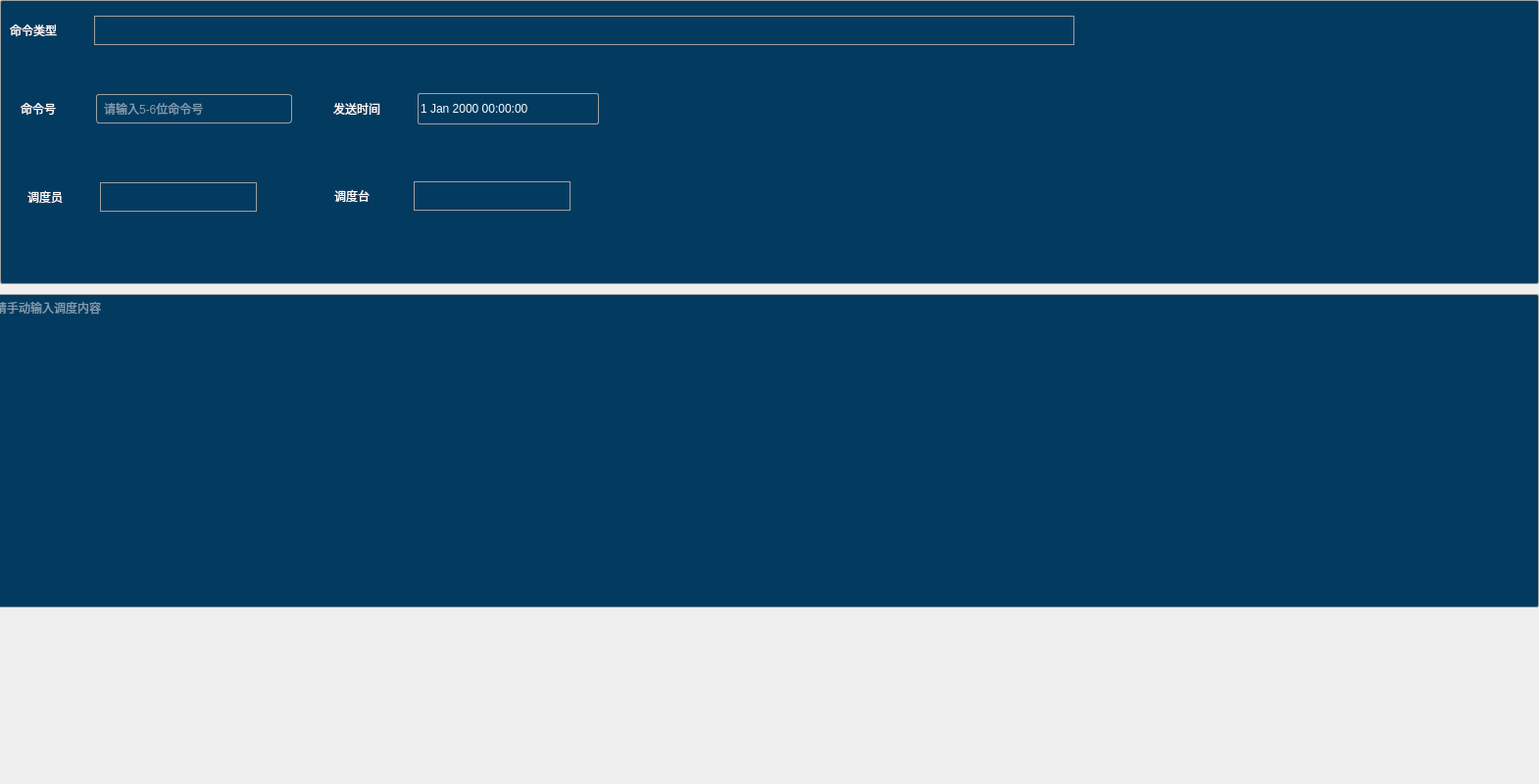
<?xml version="1.0" encoding="UTF-8"?>
<ui version="4.0">
 <class>ddml_ddlg</class>
 <widget class="QWidget" name="ddml_ddlg">
  <property name="geometry">
   <rect>
    <x>0</x>
    <y>0</y>
    <width>1570</width>
    <height>800</height>
   </rect>
  </property>
  <property name="sizePolicy">
   <sizepolicy hsizetype="Expanding" vsizetype="Preferred">
    <horstretch>0</horstretch>
    <verstretch>0</verstretch>
   </sizepolicy>
  </property>
  <property name="minimumSize">
   <size>
    <width>1570</width>
    <height>800</height>
   </size>
  </property>
  <property name="maximumSize">
   <size>
    <width>1570</width>
    <height>800</height>
   </size>
  </property>
  <property name="windowTitle">
   <string>Form</string>
  </property>
  <property name="styleSheet">
   <string notr="true">QLabel{
	
	color: rgb(255, 255, 255);

}

QDateTimeEdit{
	
	color: rgb(255, 255, 255);
}
QComboBox{
	color: rgb(255, 255, 255);
	font: 14pt &quot;黑体&quot;;
	border: 1px solid #A0A0A0; /* 边框宽度为1px，颜色为#A0A0A0 */
	
	background-color: rgba(3, 59, 96, 10);
}
QComboBox::down-arrow {

image:url(:/new/jsj/rc/新增/下拉箭头.png);

 }

 QComboBox::drop-down {

     border:none;

 padding-right:4px;

 }
QLineEdit{
border: 1px solid #A0A0A0; /* 边框宽度为1px，颜色为#A0A0A0 */

	border-radius: 3px; /* 边框圆角 */
	padding-left: 5px; /* 文本距离左边界有5px */

font: 14pt &quot;黑体&quot;;
background-color: rgba(3, 59, 96, 80);
	color: rgb(255, 255, 255);
}</string>
  </property>
  <widget class="QGroupBox" name="groupBox">
   <property name="geometry">
    <rect>
     <x>0</x>
     <y>0</y>
     <width>1570</width>
     <height>290</height>
    </rect>
   </property>
   <property name="minimumSize">
    <size>
     <width>1570</width>
     <height>290</height>
    </size>
   </property>
   <property name="maximumSize">
    <size>
     <width>1560</width>
     <height>290</height>
    </size>
   </property>
   <property name="styleSheet">
    <string notr="true">QGroupBox#groupBox{


	border-radius: 2px; /* 边框圆角 */
border: 1px solid #A0A0A0; /* 边框宽度为1px，颜色为#A0A0A0 */
font: 14pt &quot;黑体&quot;;
color: rgb(255, 255, 255);
	background-color: rgba(3, 59, 96);
}</string>
   </property>
   <property name="title">
    <string/>
   </property>
   <widget class="QWidget" name="layoutWidget">
    <property name="geometry">
     <rect>
      <x>10</x>
      <y>10</y>
      <width>1414</width>
      <height>42</height>
     </rect>
    </property>
    <layout class="QHBoxLayout" name="horizontalLayout">
     <item>
      <widget class="QLabel" name="label">
       <property name="minimumSize">
        <size>
         <width>80</width>
         <height>40</height>
        </size>
       </property>
       <property name="maximumSize">
        <size>
         <width>80</width>
         <height>40</height>
        </size>
       </property>
       <property name="styleSheet">
        <string notr="true">font: 14pt &quot;黑体&quot;;</string>
       </property>
       <property name="text">
        <string>命令类型</string>
       </property>
      </widget>
     </item>
     <item>
      <widget class="QComboBox" name="ml_type_Combo">
       <property name="sizePolicy">
        <sizepolicy hsizetype="Fixed" vsizetype="Fixed">
         <horstretch>0</horstretch>
         <verstretch>0</verstretch>
        </sizepolicy>
       </property>
       <property name="minimumSize">
        <size>
         <width>1000</width>
         <height>30</height>
        </size>
       </property>
       <property name="maximumSize">
        <size>
         <width>1000</width>
         <height>30</height>
        </size>
       </property>
       <property name="styleSheet">
        <string notr="true">QComboBox{
font: 14pt &quot;黑体&quot;;
	border: 1px solid #A0A0A0; /* 边框宽度为1px，颜色为#A0A0A0 */
}
QComboBox::down-arrow {

image:url(:/new/jsj/rc/新增/下拉箭头.png);

 }

 QComboBox::drop-down {

     border:none;

 padding-right:4px;

 }

QComboBox QAbstractItemView{

  outline:0px;

color:rgb(220,220,220);

background-color:rgb(37,86,159);

border:1px solid rgba(143,211,249,127);

border-bottom-right-radius:4px;

border-bottom-left-radius:4px;

 }

QComboBox QAbstractItemView::item{

height:26px;

background-color:rgba(143,211,249,38);

 }

 QComboBox QAbstractItemView::item:selected{

background-color:rgb(26,138,219);
 }
font: 14pt &quot;黑体&quot;;</string>
       </property>
       <property name="sizeAdjustPolicy">
        <enum>QComboBox::AdjustToMinimumContentsLength</enum>
       </property>
      </widget>
     </item>
     <item>
      <spacer name="horizontalSpacer_6">
       <property name="orientation">
        <enum>Qt::Horizontal</enum>
       </property>
       <property name="sizeType">
        <enum>QSizePolicy::Maximum</enum>
       </property>
       <property name="sizeHint" stdset="0">
        <size>
         <width>1300</width>
         <height>20</height>
        </size>
       </property>
      </spacer>
     </item>
    </layout>
   </widget>
   <widget class="QWidget" name="layoutWidget">
    <property name="geometry">
     <rect>
      <x>340</x>
      <y>90</y>
      <width>301</width>
      <height>42</height>
     </rect>
    </property>
    <layout class="QHBoxLayout" name="horizontalLayout_3">
     <item>
      <widget class="QLabel" name="label_3">
       <property name="minimumSize">
        <size>
         <width>80</width>
         <height>40</height>
        </size>
       </property>
       <property name="maximumSize">
        <size>
         <width>80</width>
         <height>40</height>
        </size>
       </property>
       <property name="styleSheet">
        <string notr="true">font: 14pt &quot;黑体&quot;;</string>
       </property>
       <property name="text">
        <string>发送时间</string>
       </property>
      </widget>
     </item>
     <item>
      <widget class="QDateTimeEdit" name="ml_Send_Time">
       <property name="minimumSize">
        <size>
         <width>185</width>
         <height>32</height>
        </size>
       </property>
       <property name="maximumSize">
        <size>
         <width>185</width>
         <height>32</height>
        </size>
       </property>
       <property name="styleSheet">
        <string notr="true">QDateTimeEdit{
font: 14pt &quot;黑体&quot;;
background:transparent;

border:1px solid #A0A0A0;

border-radius:2px;

min-height:30px;

max-height:30px;

}
</string>
       </property>
      </widget>
     </item>
     <item>
      <spacer name="horizontalSpacer">
       <property name="orientation">
        <enum>Qt::Horizontal</enum>
       </property>
       <property name="sizeHint" stdset="0">
        <size>
         <width>40</width>
         <height>20</height>
        </size>
       </property>
      </spacer>
     </item>
    </layout>
   </widget>
   <widget class="QWidget" name="layoutWidget">
    <property name="geometry">
     <rect>
      <x>10</x>
      <y>90</y>
      <width>301</width>
      <height>42</height>
     </rect>
    </property>
    <layout class="QHBoxLayout" name="horizontalLayout_2">
     <item>
      <widget class="QLabel" name="label_2">
       <property name="minimumSize">
        <size>
         <width>60</width>
         <height>40</height>
        </size>
       </property>
       <property name="maximumSize">
        <size>
         <width>60</width>
         <height>40</height>
        </size>
       </property>
       <property name="styleSheet">
        <string notr="true">font: 14pt &quot;黑体&quot;;</string>
       </property>
       <property name="text">
        <string>命令号</string>
       </property>
      </widget>
     </item>
     <item>
      <widget class="QLineEdit" name="ml_NumberEdit">
       <property name="minimumSize">
        <size>
         <width>200</width>
         <height>30</height>
        </size>
       </property>
       <property name="maximumSize">
        <size>
         <width>200</width>
         <height>30</height>
        </size>
       </property>
       <property name="styleSheet">
        <string notr="true">
</string>
       </property>
       <property name="text">
        <string/>
       </property>
       <property name="placeholderText">
        <string>请输入5-6位命令号</string>
       </property>
      </widget>
     </item>
    </layout>
   </widget>
   <widget class="QWidget" name="layoutWidget">
    <property name="geometry">
     <rect>
      <x>20</x>
      <y>180</y>
      <width>251</width>
      <height>42</height>
     </rect>
    </property>
    <layout class="QHBoxLayout" name="horizontalLayout_4">
     <item>
      <widget class="QLabel" name="label_4">
       <property name="minimumSize">
        <size>
         <width>60</width>
         <height>40</height>
        </size>
       </property>
       <property name="maximumSize">
        <size>
         <width>60</width>
         <height>40</height>
        </size>
       </property>
       <property name="styleSheet">
        <string notr="true">font: 14pt &quot;黑体&quot;;</string>
       </property>
       <property name="text">
        <string>调度员</string>
       </property>
      </widget>
     </item>
     <item>
      <widget class="QComboBox" name="ml_Dd_Combo">
       <property name="minimumSize">
        <size>
         <width>160</width>
         <height>30</height>
        </size>
       </property>
       <property name="maximumSize">
        <size>
         <width>160</width>
         <height>30</height>
        </size>
       </property>
       <property name="styleSheet">
        <string notr="true">QComboBox{
font: 14pt &quot;黑体&quot;;
	border: 1px solid #A0A0A0; /* 边框宽度为1px，颜色为#A0A0A0 */
}
QComboBox::down-arrow {

image:url(:/new/jsj/rc/新增/下拉箭头.png);

 }

 QComboBox::drop-down {

     border:none;

 padding-right:4px;

 }

QComboBox QAbstractItemView{

  outline:0px;

color:rgb(220,220,220);

background-color:rgb(37,86,159);

border:1px solid rgba(143,211,249,127);

border-bottom-right-radius:4px;

border-bottom-left-radius:4px;

 }

QComboBox QAbstractItemView::item{

height:26px;

background-color:rgba(143,211,249,38);

 }

 QComboBox QAbstractItemView::item:selected{

background-color:rgb(26,138,219);
 }</string>
       </property>
      </widget>
     </item>
    </layout>
   </widget>
   <widget class="QWidget" name="layoutWidget">
    <property name="geometry">
     <rect>
      <x>326</x>
      <y>179</y>
      <width>271</width>
      <height>42</height>
     </rect>
    </property>
    <layout class="QHBoxLayout" name="horizontalLayout_5">
     <item>
      <widget class="QLabel" name="label_7">
       <property name="minimumSize">
        <size>
         <width>60</width>
         <height>40</height>
        </size>
       </property>
       <property name="maximumSize">
        <size>
         <width>60</width>
         <height>40</height>
        </size>
       </property>
       <property name="styleSheet">
        <string notr="true">font: 14pt &quot;黑体&quot;;</string>
       </property>
       <property name="text">
        <string>调度台</string>
       </property>
      </widget>
     </item>
     <item>
      <widget class="QComboBox" name="ml_ddt_Combo">
       <property name="minimumSize">
        <size>
         <width>160</width>
         <height>30</height>
        </size>
       </property>
       <property name="maximumSize">
        <size>
         <width>160</width>
         <height>30</height>
        </size>
       </property>
       <property name="styleSheet">
        <string notr="true"/>
       </property>
      </widget>
     </item>
    </layout>
   </widget>
  </widget>
  <widget class="QPlainTextEdit" name="plainTextEdit">
   <property name="geometry">
    <rect>
     <x>-10</x>
     <y>300</y>
     <width>1580</width>
     <height>320</height>
    </rect>
   </property>
   <property name="minimumSize">
    <size>
     <width>1580</width>
     <height>320</height>
    </size>
   </property>
   <property name="maximumSize">
    <size>
     <width>1552</width>
     <height>350</height>
    </size>
   </property>
   <property name="styleSheet">
    <string notr="true">border-radius: 2px; /* 边框圆角 */
border: 1px solid #A0A0A0; /* 边框宽度为1px，颜色为#A0A0A0 */
font: 18pt &quot;黑体&quot;;
color: rgb(255, 255, 255);
	background-color: rgba(3, 59, 96);
</string>
   </property>
   <property name="placeholderText">
    <string>请手动输入调度内容</string>
   </property>
  </widget>
 </widget>
 <resources/>
 <connections/>
</ui>
